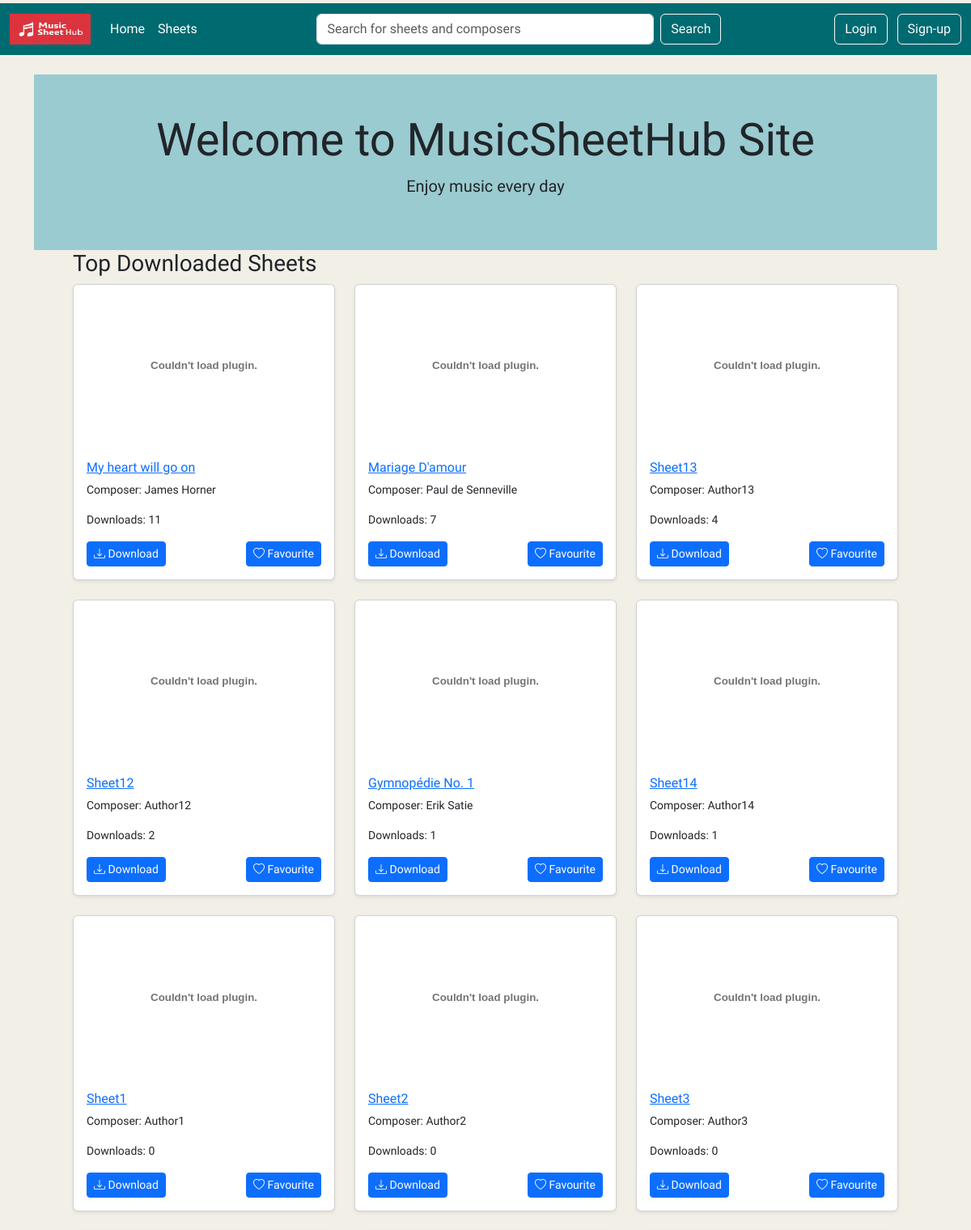
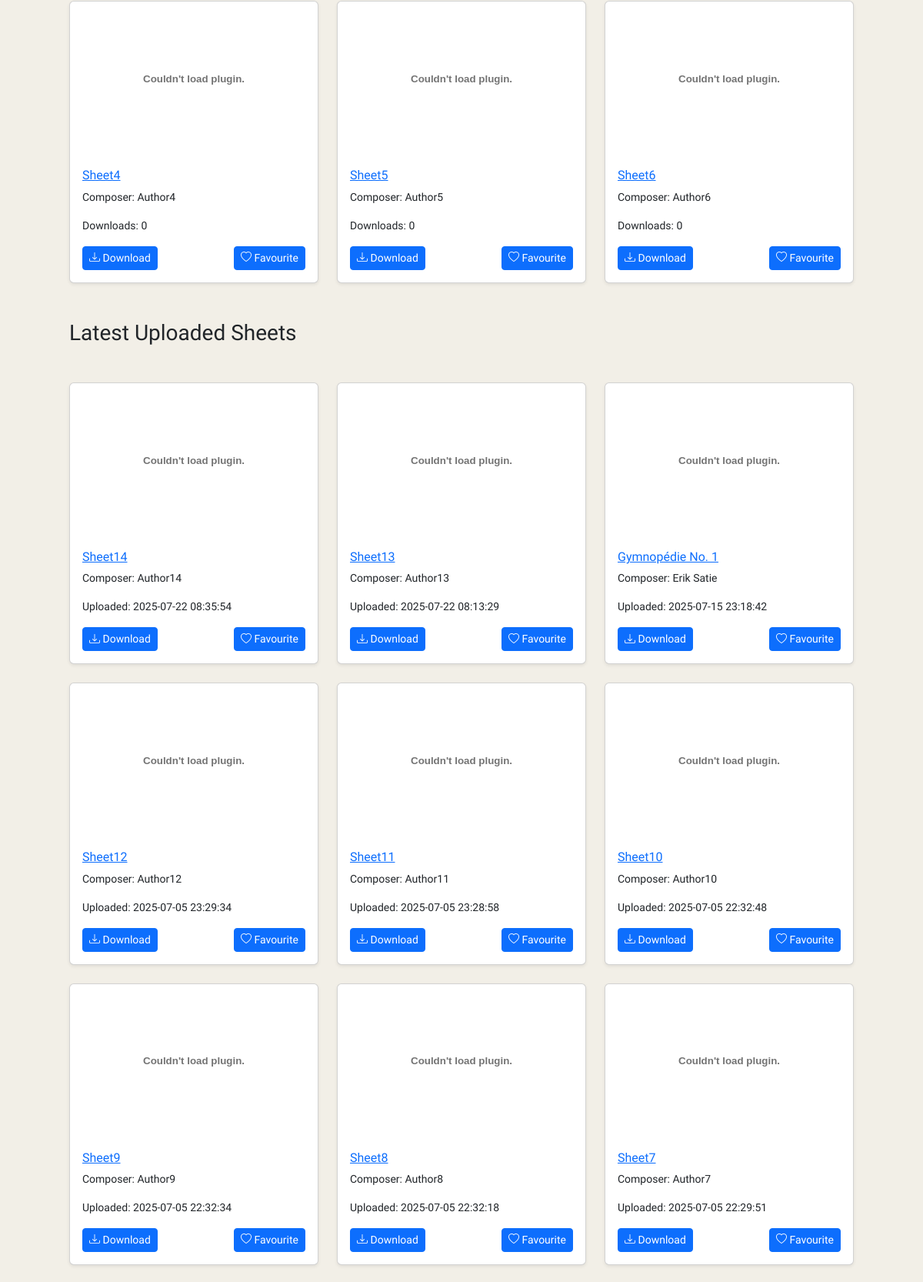
The page /home (upper part) on the database its author committed (2 pictures, top to bottom).
### tables this page shows
CREATE TABLE Sheets (id INTEGER PRIMARY KEY AUTOINCREMENT, sheetname TEXT (50), composer TEXT (50), instrument TEXT (50), filename TEXT (50), uploader_id INTEGER REFERENCES Users (id), download_count INTEGER DEFAULT (0), created_at TEXT DEFAULT (CURRENT_TIMESTAMP));

### app.py (the view)
@app.route("/")
@app.route("/home")
def home():
    db = get_db()
    cursor = db.cursor()
    cursor.execute(
        '''SELECT id, filename, sheetname, composer, Instrument,
        download_count FROM sheets ORDER BY
        download_count DESC LIMIT 12''')
    top_download = cursor.fetchall()
    cursor.execute(
        '''SELECT id, filename, sheetname, composer, Instrument, created_at
        FROM sheets ORDER BY
        created_at DESC LIMIT 12''')
    latest_uploaded = cursor.fetchall()
    return render_template(
        'home.html',
        top_download=top_download, latest_uploaded=latest_uploaded)

### app.py (called while the page is built)
def get_db():
    db = getattr(g, '_database', None)
    if db is None:
        db = g._database = sqlite3.connect(DATABASE)
    return db

@app.teardown_appcontext
def close_connection(exception):
    db = getattr(g, '_database', None)
    if db is not None:
        db.close()

### templates/home.html
{% extends 'base.html' %}
{% block content %}
 <header class="py-5 text-center" style="background-color: #9ACBD0;">
    <div class="container">
        <h1 class="display-4">Welcome to MusicSheetHub Site</h1>
        <p class="lead">Enjoy music every day</p>
    </div>
 </header>
<div class="container px-4 px-md-5">
    <h3>Top Downloaded Sheets</h3>
    <div class="row row-cols-1 row-cols-md-3 g-4">
        {% for sheet in top_download %}
            <div class="col">
                <div class="card h-100 shadow-sm">
                    {% set ext = sheet[1].split('.')[-1].lower() %}
                    {% if ext in ['jpg', 'jpeg', 'png', 'gif'] %}
                        <img src="{{ url_for('preview_file', filename=sheet[1]) }}" class="card-img-top" alt="Sheet Thumbnail"
                            style="height: 200px; object-fit: cover;">
                    {% elif ext == 'pdf' %}
                        <embed src="{{ url_for('preview_file', filename=sheet[1]) }}" type="application/pdf" width="100%"
                            height="200px" />
                    {% endif %}
                    <div class="card-body">
                        <a href="{{ url_for('sheet_detail', sheet_id=sheet[0]) }}">
                            <h6 class="card-title text-truncate">{{ sheet[2] }}</h6>
                        </a>
                        <p class="card-text small">Composer: {{ sheet[3] or "N/A" }}</p>
                        <p class="card-text small">Downloads: {{ sheet[5] }}</p>
                        <div class="d-flex justify-content-between mt-3">
                            <a href="{{ url_for('download_file', sheet_id=sheet[0]) }}" class="btn btn-sm btn-primary">
                                <i class="bi bi-download"></i> Download
                            </a>
                            <a href="{{ url_for('favourite_file', sheet_id=sheet[0]) }}" class="btn btn-sm btn-primary">
                                <i class="bi bi-heart"></i> Favourite
                            </a>
                        </div>
                    </div>
                </div>
            </div>
        {% endfor %}
    </div>
     <h3 class="my-5">Latest Uploaded Sheets</h3>
     <div class="row row-cols-1 row-cols-md-3 g-4">
        {% for sheet in latest_uploaded %}
            <div class="col">
                <div class="card h-100 shadow-sm">
                    {% set ext = sheet[1].split('.')[-1].lower() %}
                    {% if ext in ['jpg', 'jpeg', 'png', 'gif'] %}
                    <img src="{{ url_for('preview_file', filename=sheet[1]) }}" class="card-img-top" alt="Sheet Thumbnail"
                        style="height: 200px; object-fit: cover;">
                    {% elif ext == 'pdf' %}
                    <embed src="{{ url_for('preview_file', filename=sheet[1]) }}" type="application/pdf" width="100%"
                        height="200px" />
                    {% endif %}
                    <div class="card-body">
                        <a href="{{ url_for('sheet_detail', sheet_id=sheet[0]) }}">
                            <h6 class="card-title text-truncate">{{ sheet[2] }}</h6>
                        </a>
                        <p class="card-text small">Composer: {{ sheet[3] or "N/A" }}</p>
                        <p class="card-text small">Uploaded: {{ sheet[5] }}</p>
                        <div class="d-flex justify-content-between mt-3">
                            <a href="{{ url_for('download_file', sheet_id=sheet[0]) }}" class="btn btn-sm btn-primary">
                                <i class="bi bi-download"></i> Download
                            </a>
                            <a href="{{ url_for('favourite_file', sheet_id=sheet[0]) }}" class="btn btn-sm btn-primary">
                                <i class="bi bi-heart"></i> Favourite
                            </a>
                        </div>
                    </div>
                </div>
            </div>
        {% endfor %}
    </div>
</div>
{% endblock %}

### templates/base.html (style rules this page uses)
html, body { height: 100%; margin: 0; background-color: #F2EFE7; font-family: 'Inria Sans', sans-serif; }
body { display: flex; flex-direction: column; }

### rows shown on the page
Sheets: sheetname "My heart will go on", composer "James Horner", download_count "11"
Sheets: sheetname "Mariage D'amour", composer "Paul de Senneville", download_count "7"
Sheets: sheetname "Sheet13", composer "Author13", download_count "4", created_at "2025-07-22 08:13:29"
Sheets: sheetname "Sheet12", composer "Author12", download_count "2", created_at "2025-07-05 23:29:34"
Sheets: sheetname "Gymnopédie No. 1", composer "Erik Satie", download_count "1", created_at "2025-07-15 23:18:42"
Sheets: sheetname "Sheet14", composer "Author14", download_count "1", created_at "2025-07-22 08:35:54"
Sheets: sheetname "Sheet1", composer "Author1", download_count "0"
Sheets: sheetname "Sheet2", composer "Author2", download_count "0"
Sheets: sheetname "Sheet3", composer "Author3", download_count "0"
Sheets: sheetname "Sheet4", composer "Author4", download_count "0"
Sheets: sheetname "Sheet5", composer "Author5", download_count "0"
Sheets: sheetname "Sheet6", composer "Author6", download_count "0"
Sheets: sheetname "Sheet11", composer "Author11", created_at "2025-07-05 23:28:58"
Sheets: sheetname "Sheet10", composer "Author10", created_at "2025-07-05 22:32:48"
Sheets: sheetname "Sheet9", composer "Author9", created_at "2025-07-05 22:32:34"
Sheets: sheetname "Sheet8", composer "Author8", created_at "2025-07-05 22:32:18"
Sheets: sheetname "Sheet7", composer "Author7", created_at "2025-07-05 22:29:51"
